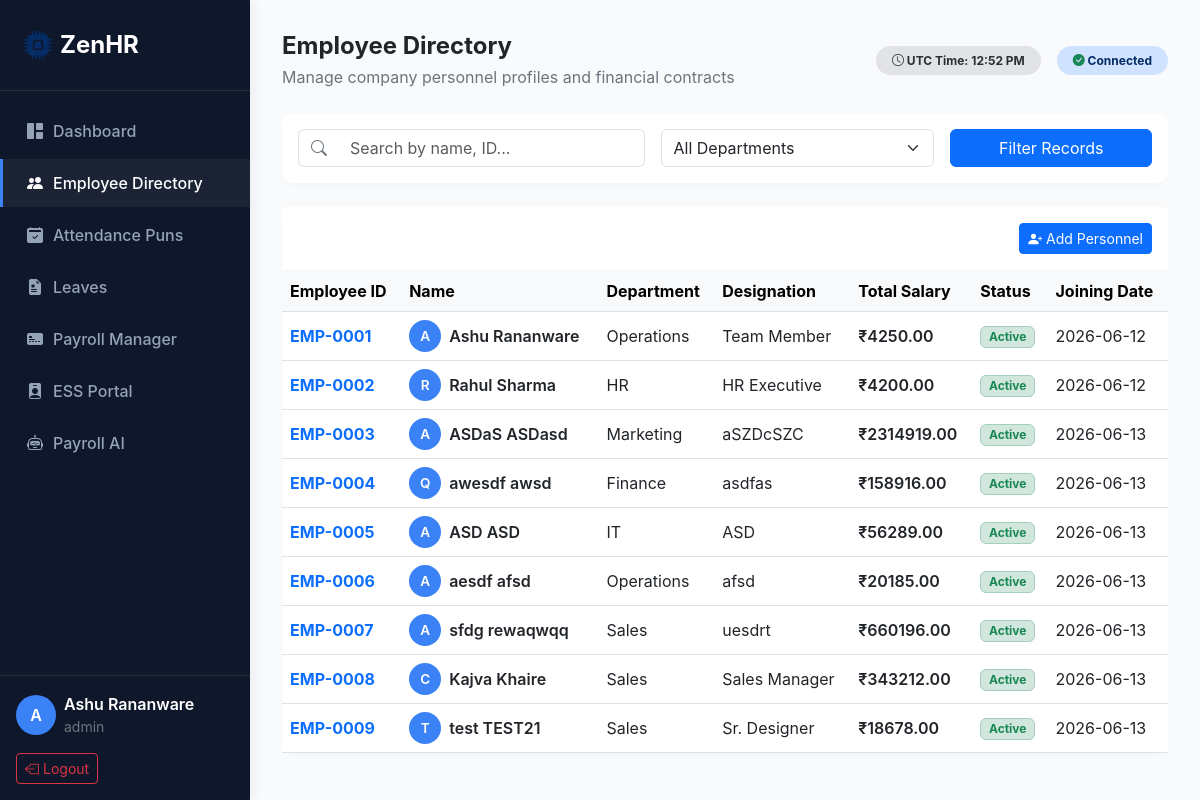
Screenshot of /employees/ (signed in) with the database file from the repository.
### zenhr/models.py (models this page shows, shortened)
class EmployeeProfile(models.Model):
    STATUS_CHOICES = [
        ('ACTIVE', 'Active'),
        ('INACTIVE', 'Inactive'),
        ('SUSPENDED', 'Suspended'),
    ]
    user = models.OneToOneField(User, on_delete=models.CASCADE, related_name='profile')
    employee_id = models.CharField(max_length=50, unique=True, verbose_name="Employee ID")
    department = models.CharField(max_length=100, default='General')
    designation = models.CharField(max_length=100, default='Associate')
    date_of_joining = models.DateField(default=timezone.now)
    basic_salary = models.DecimalField(max_digits=12, decimal_places=2,default=Decimal('0.00'))
    housing_allowance = models.DecimalField(max_digits=12, decimal_places=2, default=Decimal('0.00'))
    transport_allowance = models.DecimalField(max_digits=12, decimal_places=2, default=Decimal('0.00'))
    phone_number = models.CharField(max_length=20, blank=True, null=True)
    address = models.TextField(blank=True, null=True)
    emergency_contact = models.CharField(max_length=100, blank=True, null=True)
    status = models.CharField(max_length=20, choices=STATUS_CHOICES, default='ACTIVE')
    @property
    def total_earnings(self):
        return self.basic_salary + self.housing_allowance + self.transport_allowance

### zenhr/views.py (the view)
# urls.py: path('employees/', views.employee_list_view, name='employees'),
@login_required
def employee_list_view(request):
    is_manager = check_is_manager(request.user)
    if not is_manager:
        return redirect('ess_portal')
    query = request.GET.get('q', '')
    department = request.GET.get('department', '')
    employees = EmployeeProfile.objects.all()
    if query:
        employees = employees.filter(
    Q(user__first_name__icontains=query) |
    Q(user__last_name__icontains=query) |
    Q(employee_id__icontains=query)
)
    if department:
        employees = employees.filter(department=department)
    departments = EmployeeProfile.objects.values_list('department', flat=True).distinct()
    context = {
        'employees': employees,
        'departments': departments,
        'query': query,
        'selected_dept': department,
    }
    return render(request, 'zenhr/employees.html', context)

### zenhr/views.py (called while the page is built)
def check_is_manager(user):
    return user.is_staff or user.groups.filter(name='Managers').exists()

### zenhr/templates/zenhr/employees.html (shortened to what this page needs)
{% extends 'zenhr/base.html' %}
{% block page_title %}Employee Directory{% endblock %}
{% block page_subtitle %}Manage company personnel profiles and financial contracts{% endblock %}
{% block content %}
<div class="card mb-4">
    <div class="card-body">
        <form method="get" class="row g-3 align-items-center">
            <div class="col-md-5">
                <div class="input-group">
                    <span class="input-group-text bg-transparent border-end-0"><i class="bi bi-search text-secondary"></i></span>
                    <input type="text" name="q" value="{{ query }}" class="form-control border-start-0" placeholder="Search by name, ID...">
                </div>
            </div>
            <div class="col-md-4">
                <select name="department" class="form-select">
                    <option value="">All Departments</option>
                </select>
            </div>
            <div class="col-md-3">
                <button type="submit" class="btn btn-primary w-100">Filter Records</button>
            </div>
        </form>
    </div>
</div>
<div class="card">
    <div class="card-header d-flex justify-content-between align-items-center py-3">
        <span class="fw-bold">Roster Directory</span>
        <a href="{% url 'create_employee' %}" class="btn btn-primary btn-sm"><i class="bi bi-person-plus-fill"></i> Add Personnel</a>
    </div>
    <div class="card-body p-0">
        <div class="table-responsive">
            <table class="table table-hover align-middle mb-0">
                <thead class="table-light">
                    <tr>
                        <th>Employee ID</th>
                        <th>Name</th>
                        <th>Department</th>
                        <th>Designation</th>
                        <th>Total Salary</th>
                        <th>Status</th>
                        <th>Joining Date</th>
                    </tr>
                </thead>
                <tbody>
                    {% for emp in employees %}
                    <tr>
                        <td><span class="fw-bold text-primary">{{ emp.employee_id }}</span></td>
                        <td>
                            <div class="d-flex align-items-center gap-2">
                                <div class="profile-badge" style="width: 32px; height: 32px; font-size: 0.85rem;">
                                    {{ emp.user.username|slice:":1"|upper }}
                                </div>
                                <span class="fw-semibold">{{ emp.user.get_full_name|default:emp.user.username }}</span>
                            </div>
                        </td>
                        <td>{{ emp.department }}</td>
                        <td>{{ emp.designation }}</td>
                        <td class="fw-semibold">₹{{ emp.total_earnings }}</td>
                        <td>
                            {% if emp.status == 'ACTIVE' %}
                                <span class="badge bg-success-subtle text-success border border-success-subtle">Active</span>
                            {% else %}
                                <span class="badge bg-danger-subtle text-danger border border-danger-subtle">{{ emp.status }}</span>
                            {% endif %}
                        </td>
                        <td>{{ emp.date_of_joining|date:"Y-m-d" }}</td>
                    </tr>
                    {% endfor %}
                </tbody>
            </table>
        </div>
    </div>
</div>
{% endblock %}

### zenhr/templates/zenhr/base.html (shortened to what this page needs)
<!DOCTYPE html>
<html lang="en">
<head>
    <link href="https://cdn.jsdelivr.net/npm/bootstrap@5.3.0/dist/css/bootstrap.min.css" rel="stylesheet">
    <link href="https://cdn.jsdelivr.net/npm/bootstrap-icons@1.10.0/font/bootstrap-icons.css" rel="stylesheet">
</head>
<body>
    <div class="sidebar d-flex flex-column" id="sidebar">
        <div class="p-4 d-flex align-items-center gap-2 border-bottom border-secondary border-opacity-25">
            <i class="bi bi-cpu-fill text-primary-emphasis fs-3 text-primary"></i>
            <span class="fs-4 fw-bold tracking-tight">ZenHR</span>
        </div>
        <div class="py-3 flex-grow-1 overflow-y-auto">
            <ul class="nav flex-column gap-1">
                <li class="nav-item">
                    <a href="{% url 'dashboard' %}" class="nav-link {% if request.resolver_match.url_name == 'dashboard' %}active{% endif %}">
                        <i class="bi bi-grid-1x2-fill"></i> Dashboard
                    </a>
                </li>
                {% if user.profile.status == 'ACTIVE' %}
                <li class="nav-item">
                    <a href="{% url 'employees' %}" class="nav-link {% if request.resolver_match.url_name == 'employees' %}active{% endif %}">
                        <i class="bi bi-people-fill"></i> Employee Directory
                    </a>
                </li>
                <li class="nav-item">
                    <a href="{% url 'attendance' %}" class="nav-link {% if request.resolver_match.url_name == 'attendance' %}active{% endif %}">
                        <i class="bi bi-calendar2-check-fill"></i> Attendance Puns
                    </a>
                </li>
                <li class="nav-item">
                    <a href="{% url 'leaves' %}" class="nav-link {% if request.resolver_match.url_name == 'leaves' %}active{% endif %}">
                        <i class="bi bi-file-earmark-medical-fill"></i> Leaves
                    </a>
                </li>
                <li class="nav-item">
                    <a href="{% url 'payroll' %}" class="nav-link {% if request.resolver_match.url_name == 'payroll' %}active{% endif %}">
                        <i class="bi bi-credit-card-2-front-fill"></i> Payroll Manager
                    </a>
                </li>
                <li class="nav-item">
                    <a href="{% url 'ess_portal' %}" class="nav-link {% if request.resolver_match.url_name == 'ess_portal' %}active{% endif %}">
                        <i class="bi bi-person-badge-fill"></i> ESS Portal
                    </a>
                </li>
                <li class="nav-item">
                    <a href="{% url 'ai_assistant' %}" class="nav-link {% if request.resolver_match.url_name == 'ai_assistant' %}active{% endif %}">
                        <i class="bi bi-robot"></i> Payroll AI
                    </a>
                </li>
                {% endif %}
            </ul>
        </div>
        <div class="p-3 border-top border-secondary border-opacity-25 mt-auto">
            <div class="d-flex align-items-center gap-2 mb-3">
                <div class="profile-badge">
                    {{ user.username|slice:":1"|upper }}
                </div>
                <div class="overflow-hidden">
                    <p class="mb-0 fw-semibold text-truncate text-white">{{ user.get_full_name|default:user.username }}</p>
                    <small class="text-secondary text-truncate d-block">{{ user.username }}</small>
                </div>
            </div>
            <form action="{% url 'logout' %}" method="post">
                <button type="submit" class="btn btn-outline-danger w-full btn-sm d-flex align-items-center justify-content-center gap-1">
                    <i class="bi bi-box-arrow-left"></i> Logout
                </button>
            </form>
        </div>
    </div>
    <div class="main-content">
        <nav class="navbar navbar-expand-lg navbar-light bg-transparent p-0 mb-4">
            <div class="container-fluid p-0">
                <div class="me-auto">
                    <h4 class="mb-1 fw-bold text-dark">{% block page_title %}Dashboard{% endblock %}</h4>
                    <p class="text-secondary mb-0 d-none d-sm-block">{% block page_subtitle %}Live corporate HR & payroll telemetry{% endblock %}</p>
                </div>
                <div class="d-flex align-items-center gap-3">
                    <span class="badge bg-secondary-subtle text-secondary-emphasis d-none d-md-inline-block py-2 px-3 rounded-pill">
                        <i class="bi bi-clock"></i> UTC Time: 12:52 PM
                    </span>
                    <span class="badge bg-primary-subtle text-primary-emphasis py-2 px-3 rounded-pill">
                        <i class="bi bi-check-circle-fill text-success"></i> Connected
                    </span>
                </div>
            </div>
        </nav>
{% block content %}{% endblock %}
    </div>
</body>
</html>

### zenhr/templates/zenhr/base.html (style rules this page uses)
:root { --primary-color: #0f172a; --accent-color: #3b82f6; --bg-light: #f8fafc; --sidebar-width: 250px; }
body { font-family: 'Inter', system-ui, -apple-system, sans-serif; background-color: var(--bg-light); color: #1e293b; min-height: 100vh; overflow-x: hidden; }
.sidebar { width: var(--sidebar-width); height: 100vh; position: fixed; top: 0; left: 0; background-color: var(--primary-color); color: white; z-index: 1000; transition: all 0.3s; box-shadow: 4px 0 10px rgba(0,0,0,0.05); }
.sidebar .nav-link { color: #94a3b8; padding: 0.75rem 1.5rem; display: flex; align-items: center; gap: 10px; font-weight: 500; transition: all 0.2s; border-left: 3px solid transparent; }
.sidebar .nav-link:hover, .sidebar .nav-link.active { color: white; background-color: rgba(255,255,255,0.05); border-left-color: var(--accent-color); }
.main-content { margin-left: var(--sidebar-width); padding: 2rem; min-height: 100vh; transition: all 0.3s; }
.card { border: none; box-shadow: 0 4px 6px -1px rgba(0,0,0,0.02), 0 2px 4px -1px rgba(0,0,0,0.01); border-radius: 12px; }
.card-header { background-color: white; border-bottom: 1px solid #f1f5f9; font-weight: 600; color: transparent; }
.profile-badge { width: 40px; height: 40px; border-radius: 50%; background-color: var(--accent-color); color: white; display: flex; align-items: center; justify-content: center; font-weight: 600; }

### rows the page displays
EmployeeProfile: employee_id "EMP-0001", user.username "A", user.get_full_name "Ashu Rananware", department "Operations", designation "Team Member", total_earnings "4250.00", status "Active", date_of_joining "2026-06-12"
EmployeeProfile: employee_id "EMP-0002", user.username "R", user.get_full_name "Rahul Sharma", department "HR", designation "HR Executive", total_earnings "4200.00", status "Active", date_of_joining "2026-06-12"
EmployeeProfile: employee_id "EMP-0003", user.username "A", user.get_full_name "ASDaS ASDasd", department "Marketing", designation "aSZDcSZC", total_earnings "2314919.00", status "Active", date_of_joining "2026-06-13"
EmployeeProfile: employee_id "EMP-0004", user.username "Q", user.get_full_name "awesdf awsd", department "Finance", designation "asdfas", total_earnings "158916.00", status "Active", date_of_joining "2026-06-13"
EmployeeProfile: employee_id "EMP-0005", user.username "A", user.get_full_name "ASD ASD", department "IT", designation "ASD", total_earnings "56289.00", status "Active", date_of_joining "2026-06-13"
EmployeeProfile: employee_id "EMP-0006", user.username "A", user.get_full_name "aesdf afsd", department "Operations", designation "afsd", total_earnings "20185.00", status "Active", date_of_joining "2026-06-13"
EmployeeProfile: employee_id "EMP-0007", user.username "A", user.get_full_name "sfdg rewaqwqq", department "Sales", designation "uesdrt", total_earnings "660196.00", status "Active", date_of_joining "2026-06-13"
EmployeeProfile: employee_id "EMP-0008", user.username "C", user.get_full_name "Kajva Khaire", department "Sales", designation "Sales Manager", total_earnings "343212.00", status "Active", date_of_joining "2026-06-13"
EmployeeProfile: employee_id "EMP-0009", user.username "T", user.get_full_name "test TEST21", department "Sales", designation "Sr. Designer", total_earnings "18678.00", status "Active", date_of_joining "2026-06-13"

### other values shown
{{ user.username|slice:":1"|upper }} "A"
{{ user.get_full_name|default:user.username }} "Ashu Rananware"
{{ user.username }} "admin"
